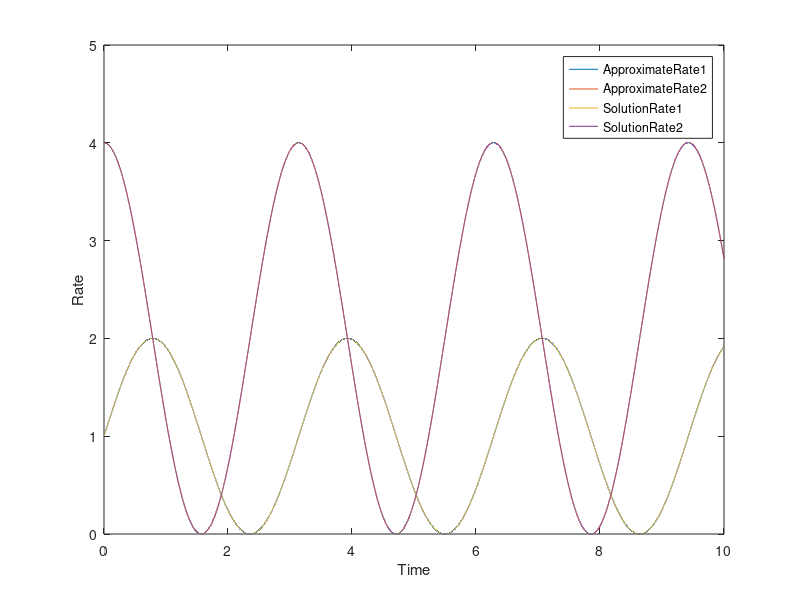
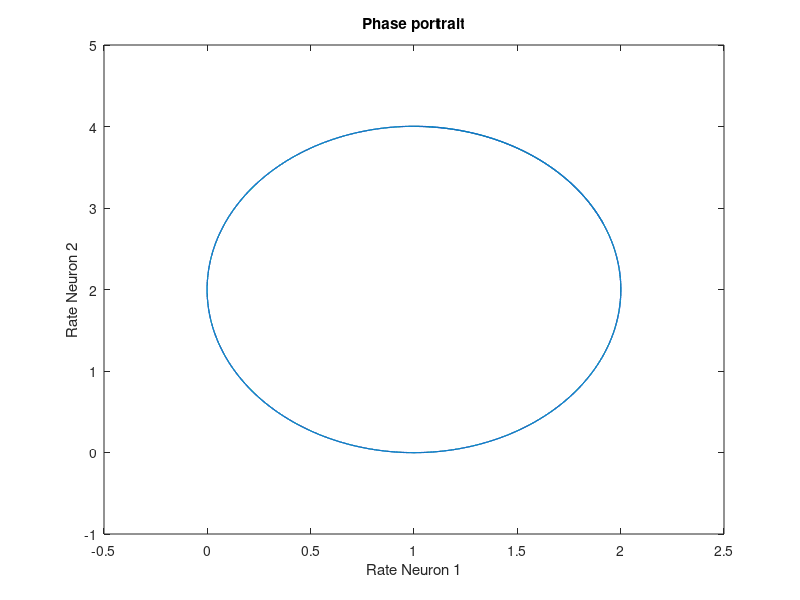

MATLAB code to generate these figures, in order: (Note: this script raises an error after producing the figures.)
% Code Tested on Matlab R2021a 
% Assignment 2 in Cortical Modelling


%% Define the parameters of this simulation

clear all       

dt = 10^-4;    %define the timestep in seconds
max_T= 10 ;    %define the maximum time of simulation
T= 0:dt:max_T; %time vector
alpha = 4;     %define the inhibitory coupling strenght alpha, try here different values for question 2.2


%Initialise the necessary variables that will change with time
r_1= zeros(size(T)); %initialise the r_1 variable to store the rate values during the simulation
r_2= zeros(size(T)); %initialise the r_2 variable
r_1(1) = 1;    %initial rate of neuron 1 derived in the pdf file
r_2(1) = 4;    %initial rate of neuron 2 derived in the pdf file


for t=2:length(T) %start from index 2 to compute the next step as a function of the previous step
r_1(t)= r_1(t-1)+dt*(r_2(t-1)-sqrt(alpha)); %implementation of the approximate solution for r_1 derived in the pdf file
r_2(t)= r_2(t-1)+dt*(-alpha*(r_1(t-1))+alpha); %implementation of the approximate solution for r_1 derived in the pdf file
end

%Implement the exact solutions of the differential equations system
sol_1=sin(sqrt(alpha)*T)+1; %exact solution: r_1(t)=sin(√αt)+1
sol_2=sqrt(alpha)*cos(sqrt(alpha)*T)+sqrt(alpha); %exact solution: r_2(t)=√αcos(√αt)+√α

%Plot the rate of the two neurons
figure, plot(T, r_1, T, r_2) %plot the approximate solutions as a function of time
hold on, plot(T,sol_1, T, sol_2) %plot the exact solutions on the same graph
legend('ApproximateRate1','ApproximateRate2','SolutionRate1','SolutionRate2') %add a legend
ylim([0 5]) %define the y-axis limit
xlabel('Time')
ylabel('Rate')

%Phase Plot Portrait
figure, plot(r_1, r_2)
title('Phase portrait');
xlabel('Rate Neuron 1');
ylabel('Rate Neuron 2');

%Find the Period
[idx,idx]=findpeaks(r_1); % detect the peaks in the signal r_1 or r_2
P=T(idx(2))-T(idx(1)); %use the spacing between peaks to determine periodicity
freq_=1/P; %calculate the frequency of the wave
disp(['The sine wave has a time period of ' num2str(P),[' seconds'], ' and a frequency of '  num2str(freq_),[' Hz']]);


 